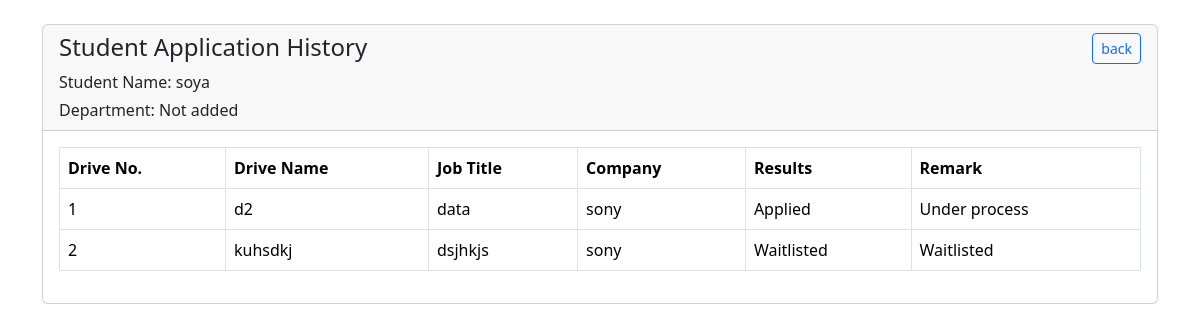
Page /students/history (signed in) on the earlier database version.
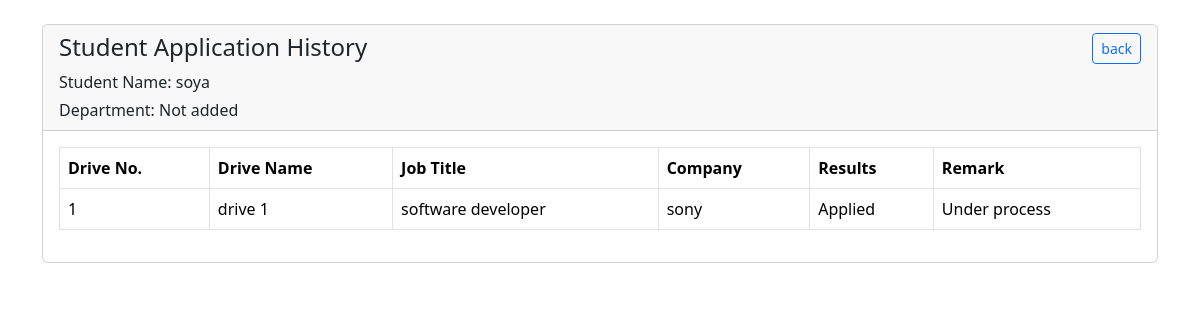
Same page on the later database version.
### backend/models.py (models this page shows, shortened)
class Application(db.Model):
    __tablename__ = 'applications'
    appln_id = db.Column(db.Integer, primary_key=True, autoincrement=True)
    student_id = db.Column(db.Integer, db.ForeignKey('students.stud_id'), nullable=False)
    drive_id = db.Column(db.Integer, db.ForeignKey('placement_drives.placemnt_id'), nullable=False)
    application_date = db.Column(db.DateTime, default=lambda:datetime.now(timezone.utc))
    status = db.Column(db.String , default="not_applied")
    __table_args__ = (
        db.UniqueConstraint('student_id', 'drive_id', name='unique_student_drive'),
    )

class PlacementDrive(db.Model):
    __tablename__ = 'placement_drives'
    placemnt_id = db.Column(db.Integer, primary_key=True, autoincrement=True)
    drive_name=db.Column(db.String, nullable=False,unique=True)
    company_id = db.Column(db.Integer, db.ForeignKey('companies.cmp_id'), nullable=False)
    job_title = db.Column(db.String, nullable=False)
    job_description = db.Column(db.Text, nullable=False)
    eligibility_criteria = db.Column(db.Text, nullable=False)
    application_deadline = db.Column(db.DateTime, nullable=False)
    status = db.Column(db.String, default="Pending")
    salary=db.Column(db.Integer,nullable="False")
    skills=db.Column(db.String, nullable=False)
    exp=db.Column(db.String, nullable=False)
    applications = db.relationship('Application', backref='drive', lazy=True)

class Company(db.Model,UserMixin):
    __tablename__ = 'companies'
    cmp_id = db.Column(db.Integer, primary_key=True , autoincrement=True)
    name = db.Column(db.String,unique=True, nullable=False)
    industry = db.Column(db.String)
    hr_contact = db.Column(db.String, nullable=False)
    website = db.Column(db.String)
    approval_status = db.Column(db.String, default="Pending")
    password= db.Column(db.String, nullable=False)
    drives = db.relationship('PlacementDrive', backref='company', lazy=True)
    email= db.Column(db.String, unique=True, nullable=False)

### backend/routes.py (the view)
@app.route("/students/history", methods=["GET"])
@login_required
def student_history():
    if not isinstance(current_user, Student):
        return "Unauthorized"
    applied_drives = (Application.query.filter_by(student_id=current_user.stud_id).order_by(Application.application_date.desc()).all())
    return render_template("students/history.html", current_stu=current_user, applied_drives=applied_drives)

### app.py (called while the page is built)
def create_app():
    app=Flask(__name__)
    app.config["SQLALCHEMY_DATABASE_URI"] = "sqlite:///Placement.db"
    db.init_app(app)
    app.config["SECRET_KEY"]="thisgoodday"
    login_manager=LoginManager(app)
    @login_manager.user_loader
    def load_user(email):
        return (db.session.query(Admin).filter_by(email=email).first() or \
        db.session.query(Student).filter_by(email=email).first() or \
        db.session.query(Company).filter_by(email=email).first())
    app.app_context().push()
    db.create_all()
    return app

### templates/students/history.html (shortened to what this page needs)
<!DOCTYPE html>
<html lang="en">
<head>
    <link href="https://cdn.jsdelivr.net/npm/bootstrap@5.3.8/dist/css/bootstrap.min.css" rel="stylesheet">
</head>
<body>
<div class="container mt-4">
    <div class="card">
        <div class="card-header d-flex justify-content-between align-items-start">
        <div>
            <h4>Student Application History</h4>
            <p class="mb-1">Student Name: {{ current_stu.name }}</p>
            <p class="mb-0">Department: Not added</p>
        </div>
        <div>
    <a href="{{ url_for('st_dash') }}" class="btn btn-sm btn-outline-primary">back</a>
    </div>
</div>
    <div class="card-body">
        <table class="table table-bordered">
            <thead>
            <tr>
            <th>Drive No.</th>
            <th>Drive Name</th>
            <th>Job Title</th>
            <th>Company</th>
            <th>Results</th>
            <th>Remark</th>
            </tr>
            </thead>
                <tbody>
                {% for appln in applied_drives %}
                <tr>
                <td>{{ loop.index }}</td>
                <td>{{ appln.drive.drive_name }}</td>
                <td>{{ appln.drive.job_title }}</td>
                <td>{{ appln.drive.company.name }}</td>
                <td>{{ appln.status }}</td>
                <td>
                {% if appln.status == "Selected" %}
                Accepted
                {% elif appln.status == "Rejected" %}
                Rejected
                {% elif appln.status == "Shortlisted" %}
                Short listed
                {% elif appln.status == "Waitlisted" %}
                Waitlisted
                {% else %}
                Under process
                {% endif %}
        </td>
    </tr>
                {% else %}
                <tr>
                    <td colspan="6">No application history available</td>
                </tr>
                {% endfor %}
            </tbody>
                </table>
    </div>
    </div>
    </div>
</body>
</html>

Differences in the rows shown:
no longer on this page (row edited): Application: drive.drive_name "d2", drive.job_title "data", drive.company.name "sony", status "Applied", shows "Under process"
changed Application "sony": drive.drive_name "kuhsdkj" → "drive 1"; drive.job_title "dsjhkjs" → "software developer"; status "Waitlisted" → "Applied"; status "Waitlisted" → "Under process"
